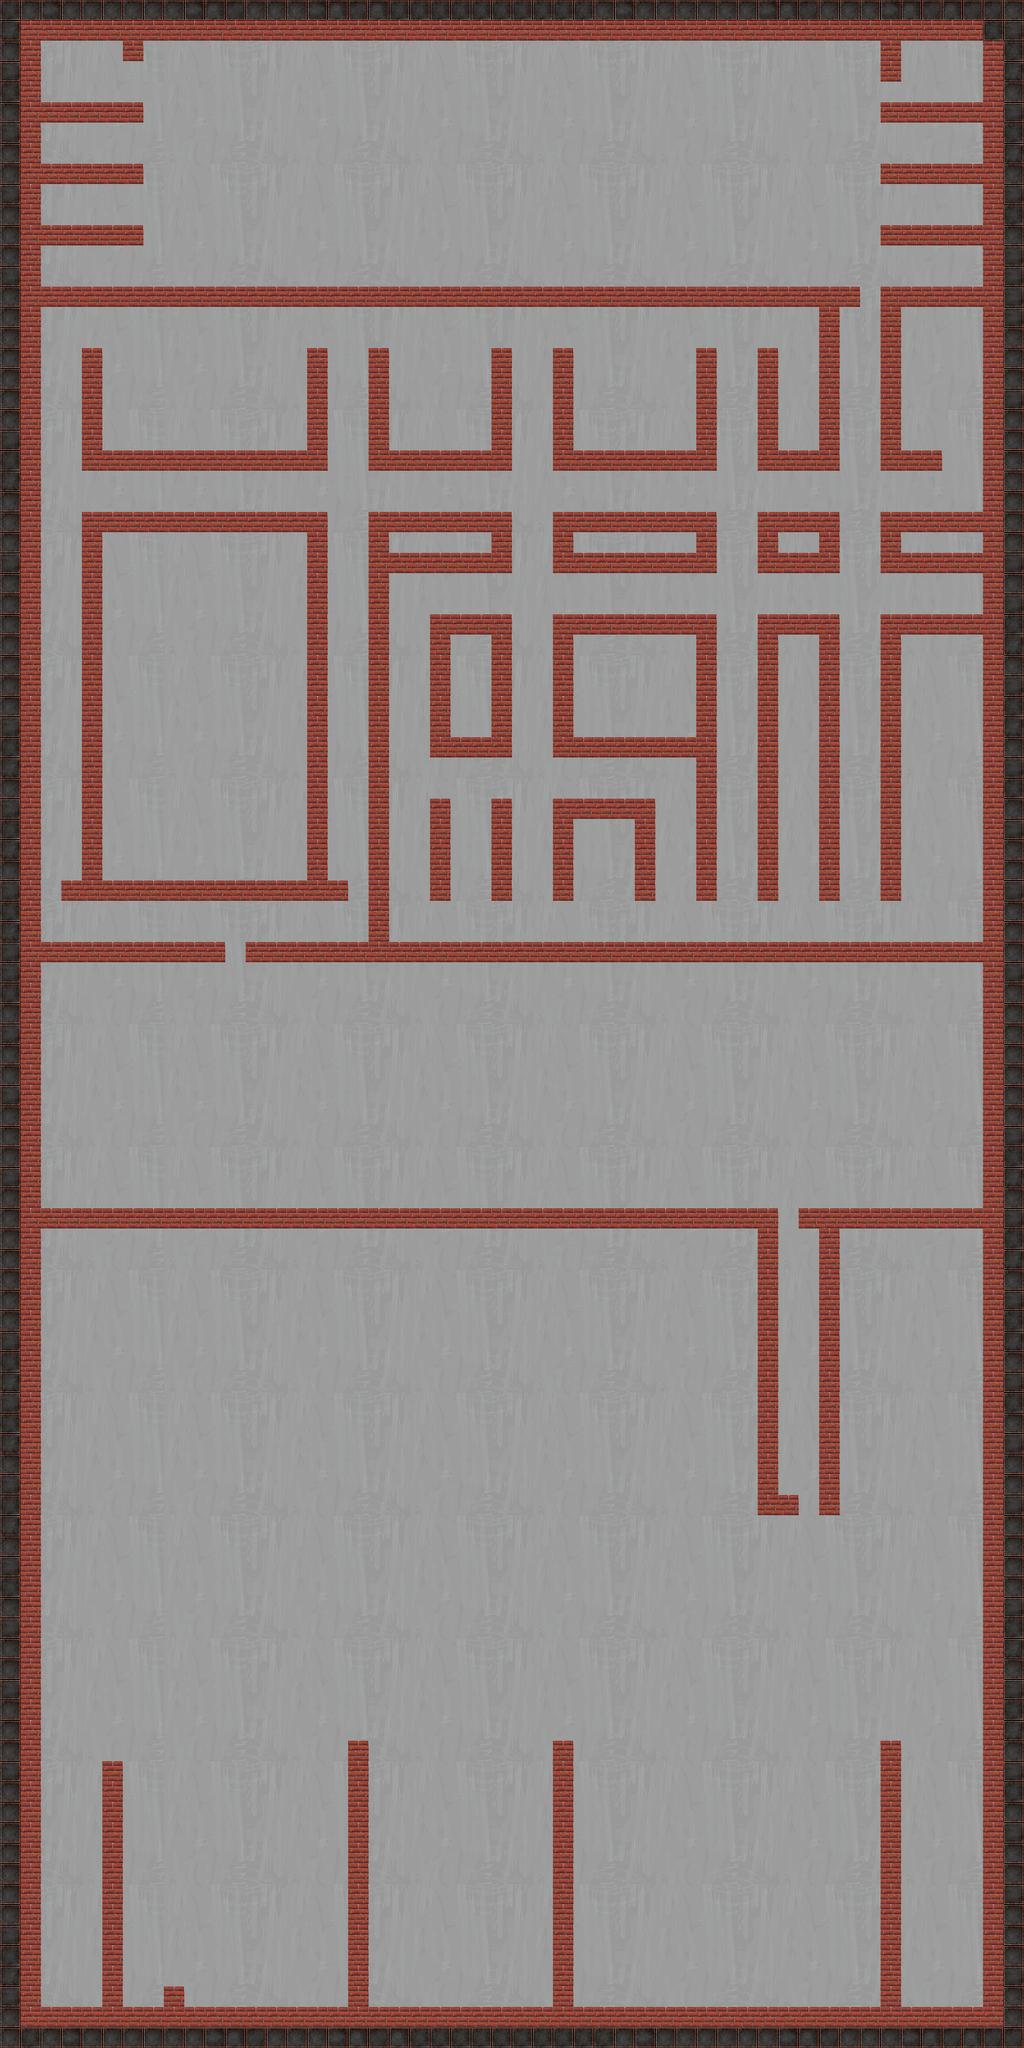

Rendered tile map (Tiled .tmx) drawn with the repository's tilesets; below, a short description and the map source with its tile grids summarised:
An orthogonal 50x100 tile map with 64x64 px tiles, 2 tile layers (bottom, walls), 5 tilesets.

<map version="1.0" orientation="orthogonal" renderorder="right-down" width="50" height="100" tilewidth="64" tileheight="64" nextobjectid="1">
 <properties>
  <property name="blocked" value="true" />
 </properties>
 <tileset firstgid="1" name="tile_1" tilewidth="64" tileheight="64" tilecount="16">
  <image source="tile_1.png" width="256" height="256" />
 </tileset>
 <tileset firstgid="17" name="tile_2" tilewidth="64" tileheight="64" tilecount="16">
  <image source="tile_2.png" width="256" height="256" />
  <tile id="0">
   <properties>
    <property name="blocked" value="true" />
   </properties>
  </tile>
  <tile id="1">
   <properties>
    <property name="blocked" value="true" />
   </properties>
  </tile>
  <tile id="2">
   <properties>
    <property name="blocked" value="true" />
   </properties>
  </tile>
  <tile id="3">
   <properties>
    <property name="blocked" value="true" />
   </properties>
  </tile>
  <tile id="4">
   <properties>
    <property name="blocked" value="true" />
   </properties>
  </tile>
  <tile id="8">
   <properties>
    <property name="blocked" value="true" />
   </properties>
  </tile>
  <tile id="12">
   <properties>
    <property name="blocked" value="true" />
   </properties>
  </tile>
 </tileset>
 <tileset firstgid="33" name="bricksx64" tilewidth="64" tileheight="64" tilecount="1">
  <image source="bricksx64.png" width="64" height="64" />
  <tile id="0">
   <properties>
    <property name="blocked" value="true" />
   </properties>
  </tile>
 </tileset>
 <tileset firstgid="34" name="Test" tilewidth="64" tileheight="64" tilecount="20">
  <image source="town_rpg_pack/graphics/tiles-map.png" width="352" height="288" />
 </tileset>
 <tileset firstgid="54" name="Rock" tilewidth="64" tileheight="64" tilecount="64">
  <image source="Rock.png" width="512" height="512" />
 </tileset>
 <layer name="bottom" width="50" height="100">
  <data>[5000 cells, 4471 non-empty, 52 distinct tile ids]</data>
 </layer>
 <layer name="walls" width="50" height="100">
  <properties>
   <property name="blocked" value="true" />
  </properties>
  <data>[5000 cells, 1172 non-empty, 9 distinct tile ids]</data>
 </layer>
</map>
